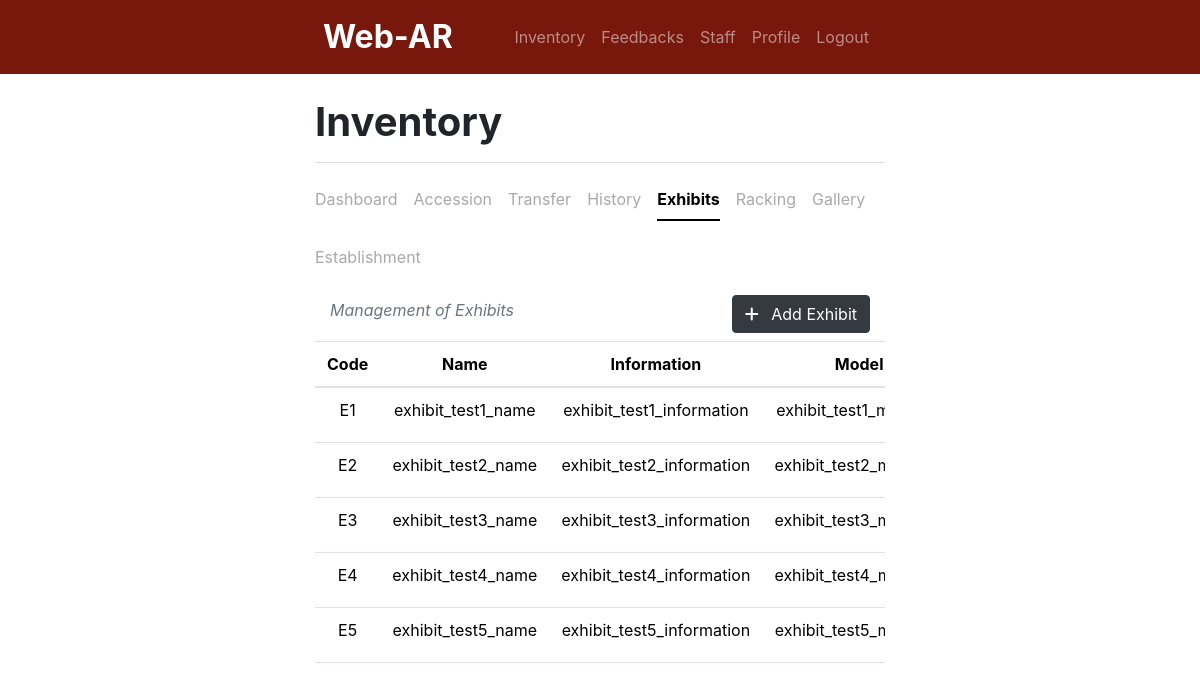
The page /inventory/exhibits.php (signed in) on the database as committed earlier.
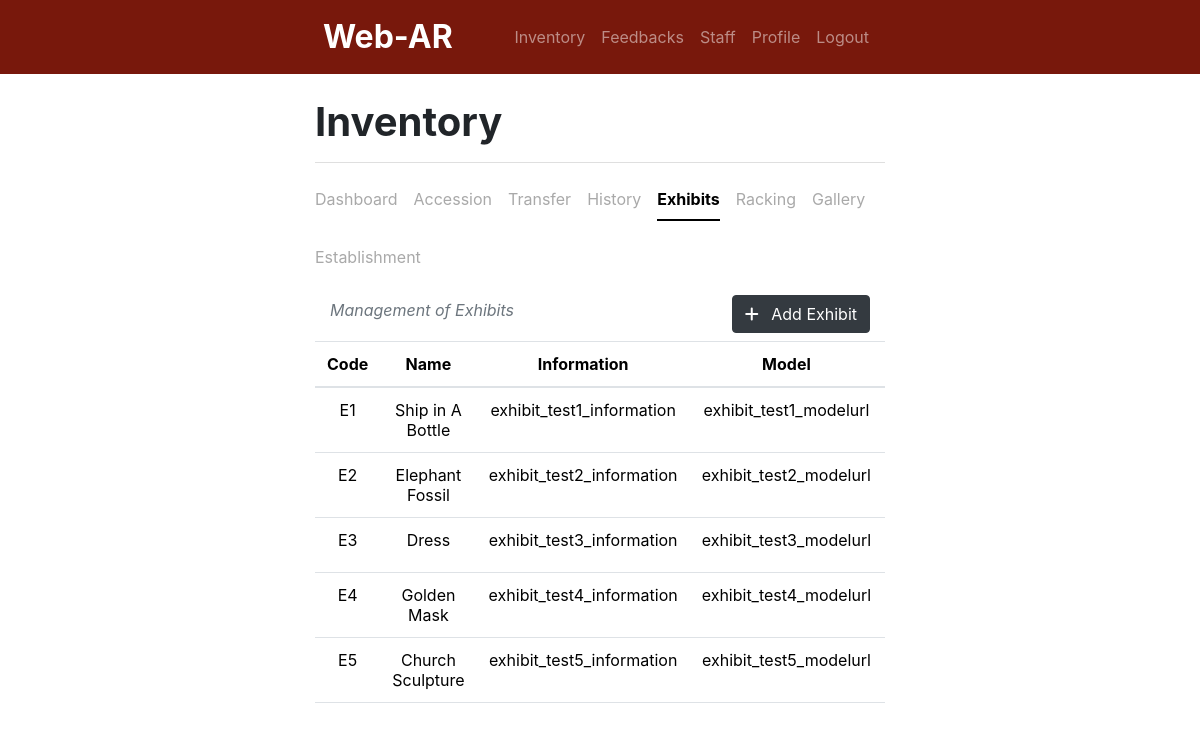
The same page on the database as committed later.
### tables this page shows
CREATE TABLE `exhibits` (
  `exhibitID` int(11) NOT NULL,
  `exhibitCode` varchar(255) NOT NULL,
  `exhibitName` varchar(255) NOT NULL,
  `exhibitInformation` longtext NOT NULL,
  `exhibitModel` longtext NOT NULL,
  `exhibitMarker` longblob NOT NULL,
  `isActive` tinyint(1) NOT NULL DEFAULT 1 COMMENT '1 - active'
);

### inventory/exhibits.php (the view, shortened to what this page needs)
<?php
    include '../header.php';
    include 'navbar.php';
    include '../db_connect.php';
    include 'i_nav.php';
?>
<div class="container w-50">
    <div class="container d-flex justify-content-between align-items-center text-muted fst-italic">
        <p class="text-muted fst-italic">Management of Exhibits</p>
        <button class="btn btn-dark mb-2" href="#" data-bs-toggle="modal" data-bs-target="#addExhibitModal" role="button">
            <i class="fa-solid fa-plus"></i>
            <span class="ms-2">Add Exhibit</span>
        </button>
    </div>
    <div class="table-responsive">
        <table class="table table-hover">
            <thead class="text-center">
                <tr>
                    <th scope="col">Code</th>
                    <th scope="col">Name</th>
                    <th scope="col">Information</th>
                    <th scope="col">Model</th>
                </tr>
            </thead>
            <tbody>
                <?php
                    $q= "SELECT * FROM exhibits";
                    $r = mysqli_query($conn, $q);
                    while ($row = mysqli_fetch_assoc($r)) {
                        $exhibitCode        = $row['exhibitCode'];
                        $exhibitName        = $row['exhibitName'];
                        $exhibitInformation = $row['exhibitInformation'];
                        $exhibitModel       = $row['exhibitModel'];
                        ?>
                    <tr>
                        <td class="text-center"><?php echo $exhibitCode; ?></td>
                        <td class="text-center"><?php echo $exhibitName; ?></td>
                        <td class="text-center"><?php echo $exhibitInformation; ?></td>
                        <td class="text-center"><?php echo $exhibitModel; ?></td>
                    </tr>
                <?php
                    }
                ?>
            </tbody>
        </table>
    </div>
</div>

Rows that differ between the two databases and show on the page:
changed exhibits "exhibit_test1_information": exhibitName "exhibit_test1_name" → "Ship in A Bottle"
changed exhibits "exhibit_test2_information": exhibitName "exhibit_test2_name" → "Elephant Fossil"
changed exhibits "exhibit_test3_information": exhibitName "exhibit_test3_name" → "Dress"
changed exhibits "exhibit_test4_information": exhibitName "exhibit_test4_name" → "Golden Mask"
changed exhibits "exhibit_test5_information": exhibitName "exhibit_test5_name" → "Church Sculpture"
